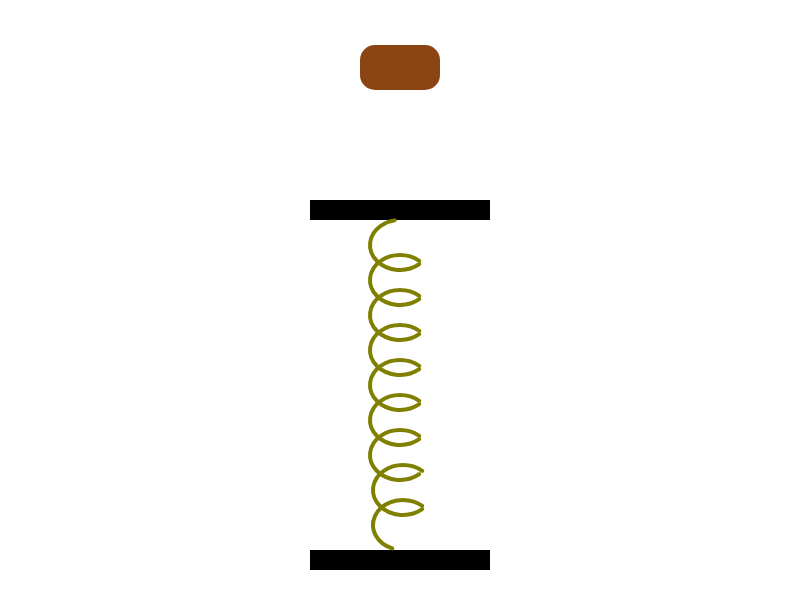
Frame 1 (no input)
Frame 60 (no input): identical to frame 1, image omitted
Frame 120 (the mouse pressed at the canvas centre since frame 60): identical to frame 1, image omitted

The p5.js sketch that drew this single still picture (run headless with seeded random() and noise() and a simulated clock; from frame 60 on, the mouse is pressed at the canvas centre):

// p5.js sketch
// ── sketch.js
var cnv;
var use =45;
var e =0;
var t=45;
var c = 0;
var start =0;
var my = 5.8;
function centerCanvas() {
  var x = (windowWidth - width) / 2 ;
  var y = (windowHeight - height) / 2;
  cnv.position(x, y);
}

function setup() {
  cnv = createCanvas(800, 600);
  centerCanvas();
  background(255, 255, 255);
  
}
function draw() 
{ background(255,255,255);
  // rectangle 1 colour
  fill(0);
  noStroke();
  
  rect(310,200+e,180,20);

  // rectangle 2 colour
  rect(310,550,180,20);
  // code for brown block
  fill(139,69,19);
  noStroke();
  rect(360,t,80,45,15);
     
   if(start==1)
   {
     move();
   }
   noFill();  
   stroke(128,128,0);
   strokeWeight(4);
   arc(400, 245+my*c*1.07, 60+c, 50-c, 0.785, 4.5);
   arc(400, 280+my*c*1.01, 60+c, 50-0.5*c, 0.785, 5.5);
   arc(400, 315+my*c, 60+c, 50-0.5*c, 0.785, 5.5);
   arc(400, 350+my*c, 60+c, 50-0.5*c, 0.785, 5.5);
   arc(400, 385+my*c, 60+c, 50-0.5*c, 0.785, 5.5);
   arc(400, 420+my*c, 60+c, 50-0.5*c, 0.785, 5.5);
   arc(400, 455+my*c*0.8, 60+c, 50-2*c, 0.785, 5.5);
   arc(403, 490+my*c/2, 60+1.5*c, 50-2*c, 0.785, 5.5);
   arc(403, 525+c, 60+1.5*c, 50-2*c, 2, 5.5);
   
   

}

function move()
{
  if(t<155)  
  {
    t=t+1;
    use = use+1
    
  }
  if(use==155)
  {
     if(e<120)
     {
       e=e+1;
       t= t+1;
       c= c+0.15;
     }
  }
 
}

function temp()
{start =1;    
}
function windowResized() {
  centerCanvas();
}
